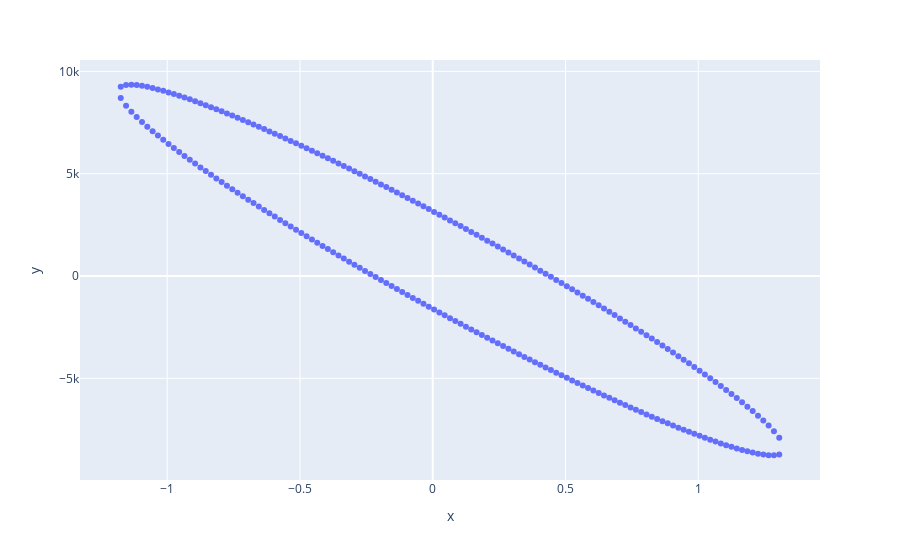

The cell this chart's notebook holds for it:
### Code cell
import plotly.express as px
fig = px.scatter(ellipse, x="x", y="y")
fig.show()

### Figure 1 — Plotly figure (JSON) as saved in the notebook; plotly's stock layout.template omitted (floating-point values rounded to 4 significant figures; data arrays with more than 128 entries replaced by an {"elided": "..."} marker saying what was removed)
{"data": [{"hovertemplate": "x=%{x}<br>y=%{y}<extra></extra>", "legendgroup": "", "marker": {"color": "#636efa", "symbol": "circle"}, "mode": "markers", "name": "", "orientation": "v", "showlegend": false, "type": "scatter", "x": {"elided": "250 float values"}, "xaxis": "x", "y": {"elided": "250 float values"}, "yaxis": "y"}], "layout": {"legend": {"tracegroupgap": 0}, "margin": {"t": 60}, "xaxis": {"anchor": "y", "domain": [0, 1], "title": {"text": "x"}}, "yaxis": {"anchor": "x", "domain": [0, 1], "title": {"text": "y"}}}}
